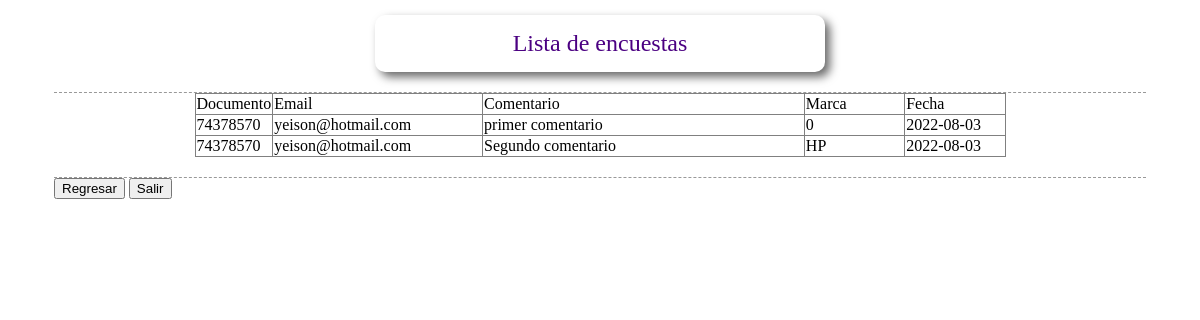
The app's page /verEncuestas.php (signed in), older data.
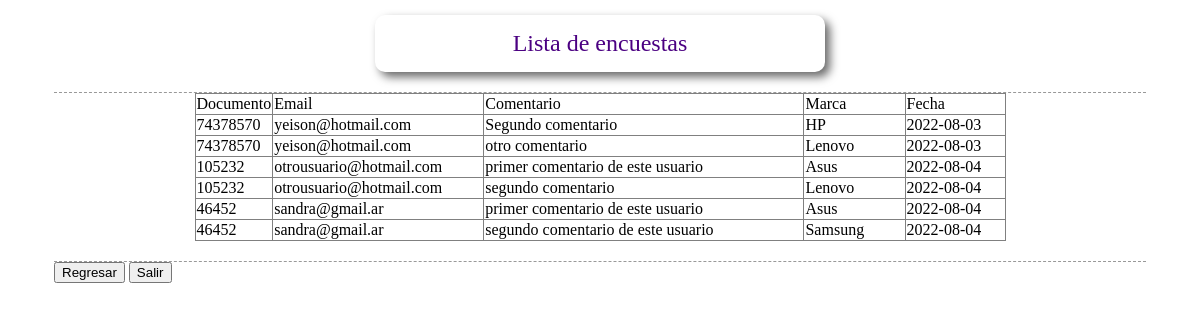
The same page, newer data.
### tables this page shows
CREATE TABLE `encuesta` (
  `id` int(11) NOT NULL,
  `documento` int(10) NOT NULL,
  `email` varchar(50) NOT NULL,
  `comentario` text NOT NULL,
  `marca` varchar(11) NOT NULL,
  `fecha` date NOT NULL
);

### verEncuestas.php (the view, shortened to what this page needs)
<!DOCTYPE html>
<html lang="en">
<head>
    <link href="css/estilo.css" rel="stylesheet">
</head>
    <?php
    $objConexion=conectarse();
    $consulta = "SELECT * FROM encuesta";
	 $ejecutar= $objConexion->query($consulta);
	?>
<body>
  <h1>Lista de encuestas</h1>
  <section>
    <table width="811" border="1" align= "center">
      <tr>
        <td width="71">Documento</td>
        <td width="210">Email </td>
        <td width="330">Comentario </td>
        <td width="100">Marca </td>
        <td width="100">Fecha</td>
      </tr>
      <?php
    while ($registro = $ejecutar->fetch_assoc())
    {
      ?>
      <tr>
        <td><?php echo $registro["documento"]?></td>
        <td><?php echo $registro["email"]?>&nbsp;</td>
        <td><?php echo $registro["comentario"]?>&nbsp;</td>
        <td><?php echo $registro["marca"]?>&nbsp;</td>
        <td><?php echo $registro["fecha"]?>&nbsp;</td>
      </tr>
      <?php
    }
    ?>
    </table>
  </section>
<section>
<button onclick="location.href='principal.php'">Regresar</button>
<button onclick="location.href='salir.php'">Salir</button>
</section>
</body>
</html>

### css/estilo.css (style rules this page uses)
html, body, h1, h2, h3, h4, h5, h6, p, ol, ul, li, pre, code, address, variable, form, fieldset, blockquote { padding: 0; margin: 0; font-size: 100%; font-weight: normal; }
table { border-collapse: collapse; border-spacing: 0; }
td, th, caption { font-weight: normal; text-align: left; }
body { font-size: 62.54; }
h1 { font: normal 1.5em verdana; width: 35%; border-radius: 10px; margin: 15px auto; margin: 15px auto; padding: 15px; color:indigo; box-shadow:dimgray 5px 5px 10px; text-align: center; }
section { width: 91%; border-top: 1px dashed #999; margin: 20px auto; }

Row changes from the older to the newer data that the page shows:
removed encuesta: documento "74378570", email "yeison@hotmail.com", comentario "primer comentario", marca "0", fecha "2022-08-03"
added encuesta: documento "74378570", email "yeison@hotmail.com", comentario "otro comentario", marca "Lenovo", fecha "2022-08-03"
added encuesta: documento "105232", email "otrousuario@hotmail.com", comentario "primer comentario de este usuario", marca "Asus", fecha "2022-08-04"
added encuesta: documento "105232", email "otrousuario@hotmail.com", comentario "segundo comentario", marca "Lenovo", fecha "2022-08-04"
added encuesta: documento "46452", email "sandra@gmail.ar", comentario "primer comentario de este usuario", marca "Asus", fecha "2022-08-04"
added encuesta: documento "46452", email "sandra@gmail.ar", comentario "segundo comentario de este usuario", marca "Samsung", fecha "2022-08-04"
